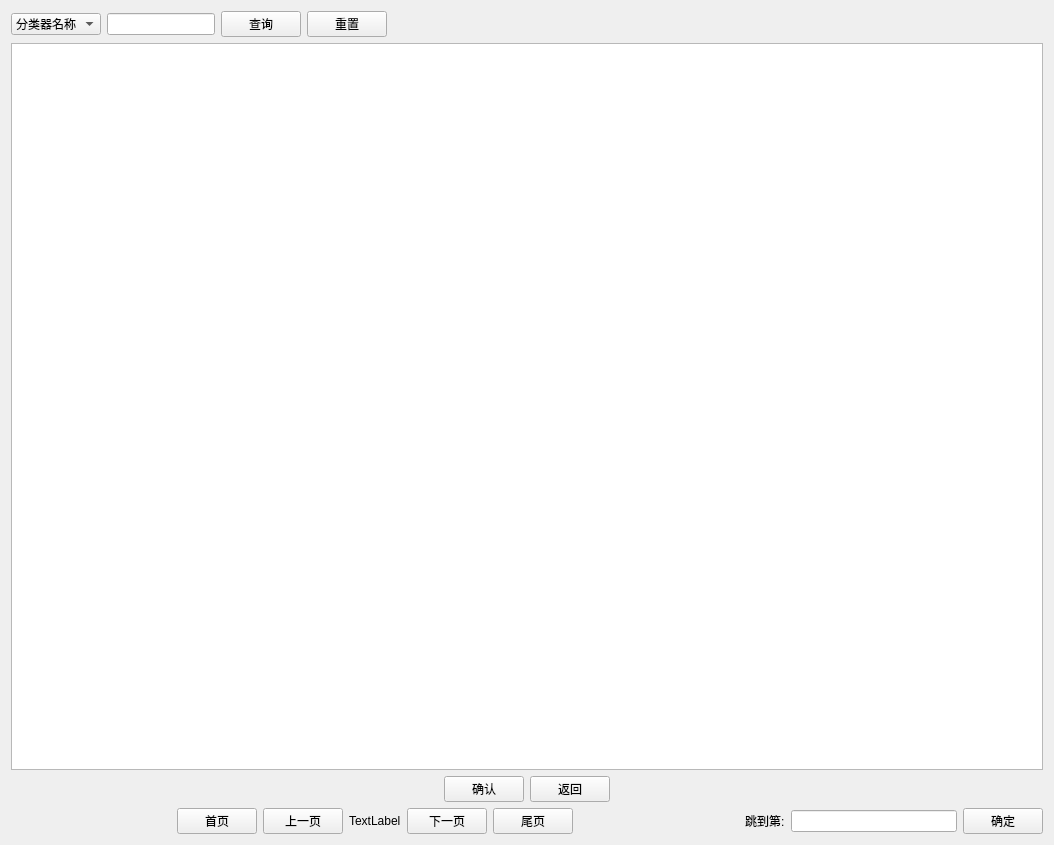
<?xml version="1.0" encoding="UTF-8"?>
<ui version="4.0">
 <class>Prentry</class>
 <widget class="QWidget" name="Prentry">
  <property name="geometry">
   <rect>
    <x>0</x>
    <y>0</y>
    <width>1054</width>
    <height>845</height>
   </rect>
  </property>
  <property name="windowTitle">
   <string>Form</string>
  </property>
  <layout class="QGridLayout" name="gridLayout_2">
   <item row="0" column="0">
    <layout class="QGridLayout" name="gridLayout">
     <item row="1" column="0">
      <widget class="QTableWidget" name="tableWidget"/>
     </item>
     <item row="0" column="0">
      <layout class="QHBoxLayout" name="horizontalLayout_3">
       <item>
        <widget class="QComboBox" name="comboBox">
         <item>
          <property name="text">
           <string>分类器名称</string>
          </property>
         </item>
        </widget>
       </item>
       <item>
        <widget class="QLineEdit" name="lineEdit_2">
         <property name="sizePolicy">
          <sizepolicy hsizetype="Preferred" vsizetype="Fixed">
           <horstretch>0</horstretch>
           <verstretch>0</verstretch>
          </sizepolicy>
         </property>
        </widget>
       </item>
       <item>
        <widget class="QPushButton" name="pushButton_6">
         <property name="text">
          <string>查询</string>
         </property>
        </widget>
       </item>
       <item>
        <widget class="QPushButton" name="pushButton_7">
         <property name="text">
          <string>重置</string>
         </property>
        </widget>
       </item>
       <item>
        <spacer name="horizontalSpacer_5">
         <property name="orientation">
          <enum>Qt::Horizontal</enum>
         </property>
         <property name="sizeHint" stdset="0">
          <size>
           <width>40</width>
           <height>20</height>
          </size>
         </property>
        </spacer>
       </item>
      </layout>
     </item>
    </layout>
   </item>
   <item row="1" column="0">
    <layout class="QHBoxLayout" name="horizontalLayout">
     <item>
      <spacer name="horizontalSpacer">
       <property name="orientation">
        <enum>Qt::Horizontal</enum>
       </property>
       <property name="sizeHint" stdset="0">
        <size>
         <width>40</width>
         <height>20</height>
        </size>
       </property>
      </spacer>
     </item>
     <item>
      <widget class="QPushButton" name="btnConfirm">
       <property name="text">
        <string>确认</string>
       </property>
      </widget>
     </item>
     <item>
      <widget class="QPushButton" name="btnReturn">
       <property name="text">
        <string>返回</string>
       </property>
      </widget>
     </item>
     <item>
      <spacer name="horizontalSpacer_2">
       <property name="orientation">
        <enum>Qt::Horizontal</enum>
       </property>
       <property name="sizeHint" stdset="0">
        <size>
         <width>40</width>
         <height>20</height>
        </size>
       </property>
      </spacer>
     </item>
    </layout>
   </item>
   <item row="2" column="0">
    <layout class="QHBoxLayout" name="horizontalLayout_2">
     <item>
      <spacer name="horizontalSpacer_3">
       <property name="orientation">
        <enum>Qt::Horizontal</enum>
       </property>
       <property name="sizeHint" stdset="0">
        <size>
         <width>40</width>
         <height>20</height>
        </size>
       </property>
      </spacer>
     </item>
     <item>
      <widget class="QPushButton" name="pushButton">
       <property name="text">
        <string>首页</string>
       </property>
      </widget>
     </item>
     <item>
      <widget class="QPushButton" name="pushButton_2">
       <property name="text">
        <string>上一页</string>
       </property>
      </widget>
     </item>
     <item>
      <widget class="QLabel" name="label">
       <property name="text">
        <string>TextLabel</string>
       </property>
      </widget>
     </item>
     <item>
      <widget class="QPushButton" name="pushButton_3">
       <property name="text">
        <string>下一页</string>
       </property>
      </widget>
     </item>
     <item>
      <widget class="QPushButton" name="pushButton_4">
       <property name="text">
        <string>尾页</string>
       </property>
      </widget>
     </item>
     <item>
      <spacer name="horizontalSpacer_4">
       <property name="orientation">
        <enum>Qt::Horizontal</enum>
       </property>
       <property name="sizeHint" stdset="0">
        <size>
         <width>40</width>
         <height>20</height>
        </size>
       </property>
      </spacer>
     </item>
     <item>
      <widget class="QLabel" name="label_2">
       <property name="text">
        <string>跳到第:</string>
       </property>
      </widget>
     </item>
     <item>
      <widget class="QLineEdit" name="lineEdit"/>
     </item>
     <item>
      <widget class="QPushButton" name="pushButton_5">
       <property name="text">
        <string>确定</string>
       </property>
      </widget>
     </item>
    </layout>
   </item>
  </layout>
 </widget>
 <resources/>
 <connections/>
</ui>
